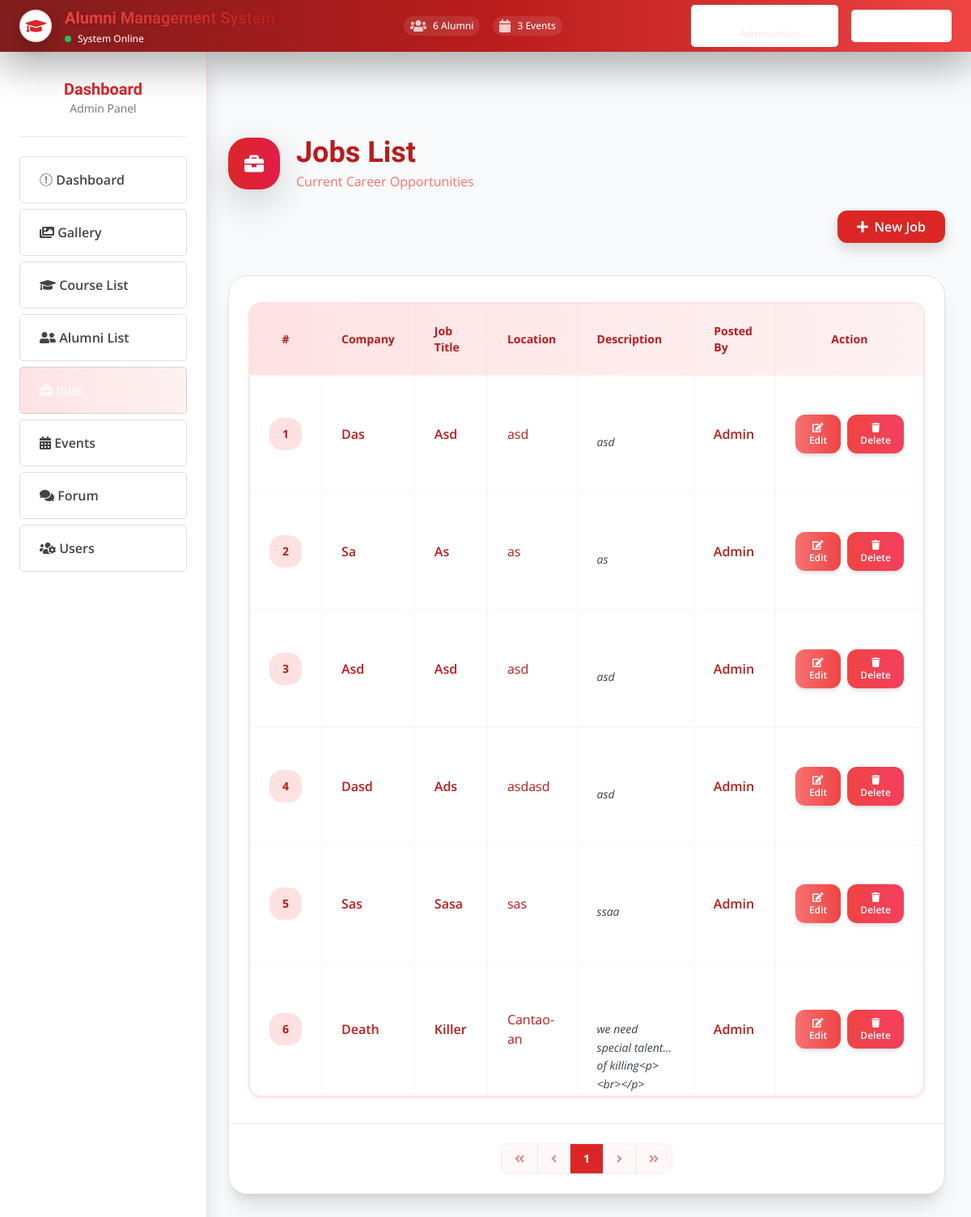
The app's page /admin/index.php?page=jobs (signed in) with its own data.
### tables this page shows
CREATE TABLE `careers` (
  `id` int(30) NOT NULL,
  `company` varchar(250) NOT NULL,
  `location` text NOT NULL,
  `job_title` text NOT NULL,
  `description` text NOT NULL,
  `user_id` int(30) NOT NULL,
  `date_created` datetime NOT NULL DEFAULT current_timestamp()
);

CREATE TABLE `users` (
  `id` int(30) NOT NULL,
  `name` text NOT NULL,
  `username` varchar(200) NOT NULL,
  `password` text NOT NULL,
  `type` tinyint(1) NOT NULL DEFAULT 3 COMMENT '1=Admin,2=Alumni officer, 3= alumnus',
  `auto_generated_pass` text NOT NULL,
  `alumnus_id` int(30) NOT NULL
);

### admin/jobs.php (the view, shortened to what this page needs)
<?php
include 'db_connect.php';
$limit = 10;
$page = isset($_GET['page']) ? max(1, intval($_GET['page'])) : 1;
$offset = ($page - 1) * $limit;
$total_jobs = $conn->query("SELECT COUNT(*) as cnt FROM careers")->fetch_assoc()['cnt'];
$total_pages = ceil($total_jobs / $limit);
$jobs = $conn->query("SELECT c.*,u.name FROM careers c INNER JOIN users u ON u.id = c.user_id ORDER BY id DESC LIMIT $limit OFFSET $offset");
?>
<!DOCTYPE html>
<html lang="en">
<head>
    <script src="https://cdn.tailwindcss.com"></script>
    <link rel="stylesheet" href="https://cdnjs.cloudflare.com/ajax/libs/font-awesome/6.4.0/css/all.min.css"/>
</head>
<body class="bg-gray-50 font-sans pt-24 px-4 md:px-8 min-h-screen">
    <header class="fixed top-0 left-0 w-full h-16 z-50 px-4 md:px-6 flex items-center bg-gradient-to-r from-primary-900 via-primary-700 to-primary-500 shadow-lg backdrop-blur-lg">
        <div class="max-w-7xl w-full mx-auto flex items-center justify-between">
            <div class="flex items-center space-x-4">
                <div class="bg-white shadow w-10 h-10 rounded-full flex items-center justify-center text-xl text-primary-600 border-2 border-primary-100 hover:scale-105 transition-transform">
                    <i class="fas fa-graduation-cap"></i>
                </div>
                <div class="hidden md:block">
                    <h1 class="bg-gradient-to-r from-primary-500 to-primary-700 bg-clip-text text-transparent text-xl font-bold drop-shadow">
                    </h1>
                    <div class="flex items-center space-x-2 mt-1">
                        <span class="bg-green-500 w-2 h-2 rounded-full inline-block animate-pulse"></span>
                        <span class="text-primary-50 text-xs font-medium">System Online</span>
                    </div>
                </div>
            </div>
            <div class="hidden lg:flex items-center space-x-4 text-white">
                <div class="flex items-center space-x-2 bg-white/10 rounded-full px-2 py-1 backdrop-blur-sm">
                    <i class="fas fa-users text-primary-200"></i>
                    <span class="text-xs font-medium">
                        <?php echo isset($conn) ? $conn->query("SELECT * FROM alumnus_bio where status = 1")->num_rows : '0' ?> Alumni
                    </span>
                </div>
                <div class="flex items-center space-x-2 bg-white/10 rounded-full px-2 py-1 backdrop-blur-sm">
                    <i class="fas fa-calendar text-primary-200"></i>
                    <span class="text-xs font-medium">
                        <?php echo isset($conn) ? $conn->query("SELECT * FROM events where date_format(schedule,'%Y-%m-%d') >= '".date('Y-m-d')."' ")->num_rows : '0' ?> Events
                    </span>
                </div>
            </div>
            <div class="flex items-center space-x-4">
                <div class="hidden md:flex items-center space-x-3 px-4 py-2 bg-white bg-opacity-10 rounded-lg backdrop-blur">
                    <i class="fas fa-user-circle text-white text-2xl"></i>
                    <div class="text-left">
                        <p class="text-white text-sm font-semibold"><?php echo isset($_SESSION['login_name']) ? $_SESSION['login_name'] : 'Admin' ?></p>
                        <p class="text-primary-100 text-xs">Administrator</p>
                    </div>
                </div>
                <a href="ajax.php?action=logout" class="flex items-center gap-2 px-4 py-2 bg-white bg-opacity-10 hover:bg-opacity-20 rounded-lg text-white transition">
                    <i class="fas fa-sign-out-alt"></i>
                    <span class="hidden md:inline">Logout</span>
                </a>
            </div>
        </div>
    </header>
    <aside id="sidebar" class="fixed top-16 left-0 h-[calc(100vh-4rem)] w-64 bg-white shadow-xl border-r border-primary-100 z-40 flex flex-col px-4 py-8 space-y-6 overflow-y-auto">
        <div class="text-center pb-6 border-b border-primary-100">
            <h2 class="text-primary-600 text-xl font-bold">Dashboard</h2>
            <p class="text-gray-500 text-sm">Admin Panel</p>
        </div>
        <nav class="flex flex-col gap-2">
            <a href="dashboard.php" class="nav-item nav-courses flex items-center gap-3 px-4 py-3 rounded-lg text-gray-600 hover:text-primary-700 hover:bg-primary-100 transition">
                <i class="fas fa-dashboard"></i>
                <span>Dashboard</span>
            </a>
            <a href="gallery.php" class="nav-item nav-courses flex items-center gap-3 px-4 py-3 rounded-lg text-gray-600 hover:text-primary-700 hover:bg-primary-100 transition">
                <i class="fas fa-images"></i>
                <span>Gallery</span>
            </a>
             <a href="courses.php" class="nav-item nav-jobs flex items-center gap-3 px-4 py-3 rounded-lg text-gray-600 hover:text-primary-700 hover:bg-primary-100 transition">
                <i class="fas fa-graduation-cap"></i>
                <span>Course List</span>
            </a>
            <a href="alumni.php" class="nav-item nav-events flex items-center gap-3 px-4 py-3 rounded-lg text-gray-600 hover:text-primary-700 hover:bg-primary-100 transition">
                <i class="fas fa-user-friends"></i>
                <span>Alumni List</span>
            </a>
            <a href="jobs.php" class="nav-item nav-home active flex items-center gap-3 px-4 py-3 rounded-lg text-primary-700 bg-gradient-to-r from-primary-100 to-primary-50 font-medium hover:bg-primary-200 transition">
                <i class="fas fa-briefcase"></i>
                <span>Jobs</span>
            </a>
            <a href="events.php" class="nav-item nav-events flex items-center gap-3 px-4 py-3 rounded-lg text-gray-600 hover:text-primary-700 hover:bg-primary-100 transition">
                <i class="fas fa-calendar-alt"></i>
                <span>Events</span>
            </a>
            <a href="forums.php" class="nav-item nav-forums flex items-center gap-3 px-4 py-3 rounded-lg text-gray-600 hover:text-primary-700 hover:bg-primary-100 transition">
                <i class="fas fa-comments"></i>
                <span>Forum</span>
            </a>
            <a href="users.php" class="nav-item nav-users flex items-center gap-3 px-4 py-3 rounded-lg text-gray-600 hover:text-primary-700 hover:bg-primary-100 transition">
                <i class="fas fa-users-cog"></i>
                <span>Users</span>
            </a>
        </nav>
    </aside>
    <main class="ml-0 md:ml-64 pt-10 min-h-screen">
        <div class="w-full px-4 md:px-8 lg:px-12">
            <div class="mb-10">
                <div class="flex items-center gap-5 mb-4">
                    <div class="w-16 h-16 bg-gradient-to-r from-primary-600 to-rose-600 rounded-3xl flex items-center justify-center shadow-lg shadow-primary-100">
                        <i class="fas fa-briefcase text-white text-2xl"></i>
                    </div>
                    <div>
                        <h1 class="text-4xl font-bold text-primary-700">Jobs List</h1>
                        <p class="text-primary-400 mt-1">Current Career Opportunities</p>
                    </div>
                </div>
                <div class="flex justify-end">
                    <button id="new_job_btn" class="bg-primary-600 hover:bg-primary-700 text-white px-6 py-2 rounded-xl shadow font-semibold flex items-center gap-2 transition-all" type="button">
                        <i class="fa fa-plus"></i> New Job
                    </button>
                </div>
            </div>
            <div class="bg-white shadow-xl rounded-3xl overflow-hidden border border-primary-100 hover:shadow-2xl transition-all duration-500 mb-8">
                <div class="px-4 md:px-8 py-8">
                    <div class="overflow-x-auto rounded-2xl border-2 border-primary-100 shadow-sm">
                        <table class="min-w-full divide-y divide-primary-50" id="jobsTable">
                            <thead class="bg-gradient-to-r from-primary-100 to-primary-50">
                                <tr>
                                    <th class="px-4 md:px-6 py-4 text-sm font-bold text-primary-700 text-center border-r border-primary-100">#</th>
                                    <th class="px-4 md:px-6 py-4 text-sm font-bold text-primary-700 border-r border-primary-100">Company</th>
                                    <th class="px-4 md:px-6 py-4 text-sm font-bold text-primary-700 border-r border-primary-100">Job Title</th>
                                    <th class="px-4 md:px-6 py-4 text-sm font-bold text-primary-700 border-r border-primary-100">Location</th>
                                    <th class="px-4 md:px-6 py-4 text-sm font-bold text-primary-700 border-r border-primary-100">Description</th>
                                    <th class="px-4 md:px-6 py-4 text-sm font-bold text-primary-700 border-r border-primary-100">Posted By</th>
                                    <th class="px-4 md:px-6 py-4 text-sm font-bold text-primary-700 text-center">Action</th>
                                </tr>
                            </thead>
                            <tbody class="bg-white divide-y divide-primary-50">
                                <?php
                                $i = $offset + 1;
                                while($row = $jobs->fetch_assoc()):
                                ?>
                                <tr class="hover:bg-gradient-to-r hover:from-primary-100 hover:to-rose-50 transition-all duration-300 group">
                                    <td class="px-4 md:px-6 py-5 text-center border-r border-primary-50">
                                        <span class="inline-flex items-center justify-center w-10 h-10 bg-primary-100 text-primary-700 font-bold text-sm rounded-2xl group-hover:bg-primary-200 group-hover:text-primary-800 transition-all duration-300">
                                            <?php echo $i++ ?>
                                        </span>
                                    </td>
                                    <td class="px-4 md:px-6 py-5 border-r border-primary-50">
                                        <p class="font-semibold text-primary-700"><?php echo ucwords($row['company']) ?></p>
                                    </td>
                                    <td class="px-4 md:px-6 py-5 border-r border-primary-50">
                                        <p class="font-semibold text-primary-700"><?php echo ucwords($row['job_title']) ?></p>
                                    </td>
                                    <td class="px-4 md:px-6 py-5 border-r border-primary-50">
                                        <p class="text-primary-700"><?php echo htmlspecialchars($row['location']) ?></p>
                                    </td>
                                    <td class="px-4 md:px-6 py-5 border-r border-primary-50 max-w-xs md:max-w-md truncate">
                                        <div class="text-gray-700 text-sm leading-relaxed whitespace-pre-line">
                                            <?php
                                            $desc = strip_tags($row['description']);
                                            if (strlen($desc) > 120) {
                                                echo substr($desc, 0, 120) . '...';
                                            } else {
                                                echo $desc;
                                            }
                                            ?>
                                        </div>
                                    </td>
                                    <td class="px-4 md:px-6 py-5 border-r border-primary-50">
                                        <p class="font-semibold text-primary-700"><?php echo ucwords($row['name']) ?></p>
                                    </td>
                                    <td class="px-4 md:px-6 py-5 text-center">
                                        <div class="flex justify-center gap-2">
                                            <button class="bg-gradient-to-r from-primary-400 to-primary-500 hover:from-primary-500 hover:to-primary-600 text-white px-3 md:px-4 py-2 rounded-xl shadow-md text-xs font-semibold transform hover:scale-105 transition-all duration-200 edit_job_btn" type="button" data-id="<?php echo $row['id'] ?>">
                                                <i class="fas fa-edit"></i> Edit
                                            </button>
                                            <button class="bg-gradient-to-r from-red-500 to-rose-500 hover:from-red-600 hover:to-rose-600 text-white px-3 md:px-4 py-2 rounded-xl shadow-md text-xs font-semibold transform hover:scale-105 transition-all duration-200 delete_job_btn" type="button" data-id="<?php echo $row['id'] ?>">
                                                <i class="fas fa-trash"></i> Delete
                                            </button>
                                        </div>
                                    </td>
                                </tr>
                                <?php endwhile; ?>
                            </tbody>
                        </table>
                    </div>
                </div>
                <div class="w-full flex justify-center items-center py-6 bg-white border-t border-primary-100">
                    <nav class="inline-flex -space-x-px text-sm">
                        <?php
                        $adjacents = 2;
                        $start = max(1, $page - $adjacents);
                        $end = min($total_pages, $page + $adjacents);
                        ?>
                        <a href="?page=1" class="px-3 py-2 rounded-l-lg border border-primary-200 bg-primary-50 hover:bg-primary-100 text-primary-700 font-semibold <?php if($page == 1) echo 'opacity-50 cursor-not-allowed'; ?>" <?php if($page == 1) echo 'tabindex="-1"'; ?>>
                            <i class="fas fa-angle-double-left"></i>
                        </a>
                        <a href="?page=<?php echo max(1, $page-1); ?>" class="px-3 py-2 border border-primary-200 bg-primary-50 hover:bg-primary-100 text-primary-700 font-semibold <?php if($page == 1) echo 'opacity-50 cursor-not-allowed'; ?>" <?php if($page == 1) echo 'tabindex="-1"'; ?>>
                            <i class="fas fa-angle-left"></i>
                        </a>
                        <?php for($i = $start; $i <= $end; $i++): ?>
                            <a href="?page=<?php echo $i; ?>" class="px-3 py-2 border border-primary-200 <?php echo $i==$page ? 'bg-primary-600 text-white font-bold' : 'bg-primary-50 hover:bg-primary-100 text-primary-700 font-semibold'; ?>"><?php echo $i; ?></a>
                        <?php endfor; ?>
                        <a href="?page=<?php echo min($total_pages, $page+1); ?>" class="px-3 py-2 border border-primary-200 bg-primary-50 hover:bg-primary-100 text-primary-700 font-semibold <?php if($page == $total_pages) echo 'opacity-50 cursor-not-allowed'; ?>" <?php if($page == $total_pages) echo 'tabindex="-1"'; ?>>
                            <i class="fas fa-angle-right"></i>
                        </a>
                        <a href="?page=<?php echo $total_pages; ?>" class="px-3 py-2 rounded-r-lg border border-primary-200 bg-primary-50 hover:bg-primary-100 text-primary-700 font-semibold <?php if($page == $total_pages) echo 'opacity-50 cursor-not-allowed'; ?>" <?php if($page == $total_pages) echo 'tabindex="-1"'; ?>>
                            <i class="fas fa-angle-double-right"></i>
                        </a>
                    </nav>
                </div>
            </div>
        </div>
    </main>
</body>
</html>

### records on screen
careers: company "Das", job_title "Asd", location "asd", description "asd", user.name "Admin"
careers: company "Sa", job_title "As", location "as", description "as", user.name "Admin"
careers: company "Asd", job_title "Asd", location "asd", description "asd", user.name "Admin"
careers: company "Dasd", job_title "Ads", location "asdasd", description "asd", user.name "Admin"
careers: company "Sas", job_title "Sasa", location "sas", description "ssaa", user.name "Admin"
careers: company "Death", job_title "Killer", location "Cantao-an", description "we need special talent of killing<p><br></p>", user.name "Admin"

### other values on screen
$_SESSION['system']['name'] "Alumni Management System"
$conn->query("SELECT * FROM alumnus_bio where status = 1")->num_rows "6"
